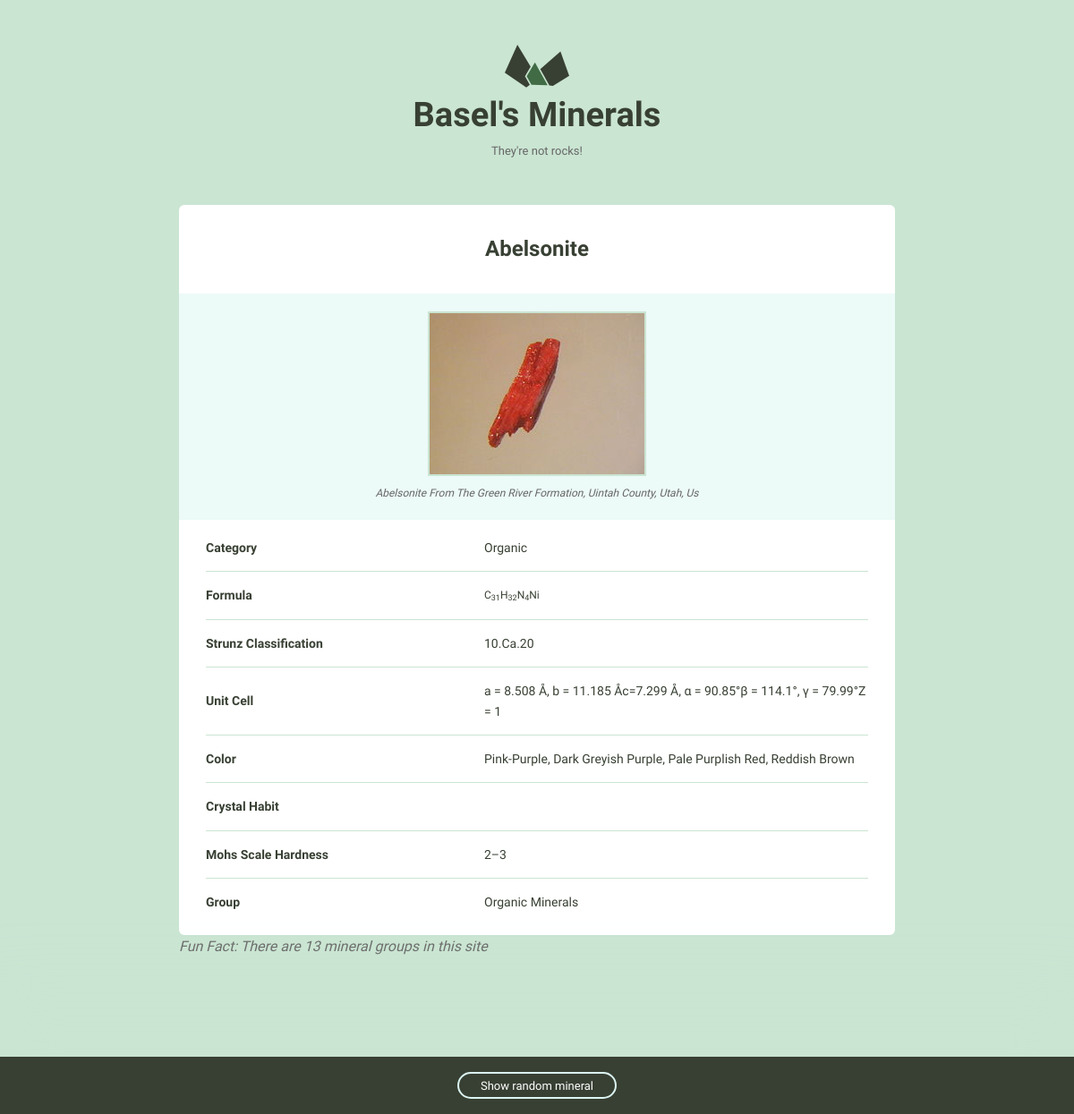
/minerals/1/, run on the app's committed database.
### minerals/models.py (models this page shows, shortened)
class Mineral(models.Model):
    name = models.CharField(max_length=100, unique=True)
    image_filename = models.CharField(max_length=255)
    image_caption = models.CharField(max_length=255)
    category = models.CharField(max_length=255)
    formula = models.CharField(max_length=255)
    strunz_classification = models.CharField(max_length=255)
    crystal_system = models.CharField(max_length=255)
    unit_cell = models.CharField(max_length=255)
    color = models.CharField(max_length=255)
    crystal_symmetry = models.CharField(max_length=255)
    cleavage = models.CharField(max_length=255)
    mohs_scale_hardness = models.CharField(max_length=255)
    luster = models.CharField(max_length=255)
    streak = models.CharField(max_length=255)
    diaphaneity = models.CharField(max_length=255)
    optical_properties = models.CharField(max_length=255)
    refractive_index = models.CharField(max_length=755)
    crystal_habit = models.CharField(max_length=255)
    specific_gravity = models.CharField(max_length=255)
    group = models.CharField(max_length=255)
    class Meta:
        ordering = ['name',]

### minerals/views.py (the view)
# urls.py: url(r'(?P<pk>\d+)/$', views.mineral_detail, name='detail'),
def mineral_detail(request, pk):
    mineral = get_object_or_404(Mineral, pk=pk)
    minerals = Mineral.objects.all()
    random_mineral = random.choice(minerals)
    return render(request, 'minerals/mineral_detail.html', {'mineral': mineral, 'random_mineral': random_mineral})

### minerals/templatetags/mineral_extras.py (called while the page is built)
@register.inclusion_tag('minerals/mineral_group_nav.html')
def nav_group_list():
    groups = []
    minerals = Mineral.objects.all()
    for mineral in minerals:
        if mineral.group not in groups:
            groups.append(mineral.group)
    groups_count = len(groups)
    return {'groups_count':groups_count}

### minerals/templates/minerals/mineral_detail.html (shortened to what this page needs)
{% extends 'layout.html' %}
{% load static %}
{% block content %}
    <div class="grid-100 mineral__container">
      <h1 class="mineral__name">{{ mineral.name|title }}</h1>
      <div class="mineral__image-bg">
        <img class="mineral__image" src="{% static 'images' %}/{{ mineral.name }}.jpg" alt="{{ mineral.name|title }}">
        <p class="mineral__caption">{{ mineral.image_caption|title }}</p>
      </div>
<div class="mineral__table-container">
        <table class="mineral__table">
          <tr>
            <td class="mineral__category">Category</td>
            <td>{{ mineral.category|title }}</td>
          </tr>
          <tr>
            <td class="mineral__category">Formula</td>
            <td class="mineral__formula">{{ mineral.formula|safe }}</td>
          </tr>
          <tr>
            <td class="mineral__category">Strunz Classification</td>
            <td>{{ mineral.strunz_classification|title }}</td>
          </tr>
          <tr>
            <td class="mineral__category">Unit Cell</td>
            <td>{{ mineral.unit_cell }}</td>
          </tr>
          <tr>
            <td class="mineral__category">Color</td>
            <td>{{ mineral.color|title }}</td>
          </tr>
          <tr>
            <td class="mineral__category">Crystal Habit</td>
            <td>{{ mineral.crystal_habit|title }}</td>
          </tr>
          <tr>
            <td class="mineral__category">Mohs Scale Hardness</td>
            <td>{{ mineral.mohs_scale_hardness }}</td>
          </tr>
            <tr>
            <td class="mineral__category">Group</td>
            <td>{{ mineral.group|title }}</td>
          </tr>
        </table>
      </div>
    </div>
{% endblock %}
{% block random_mineral %}
    <div class="minerals__random">
    <a class="minerals__anchor" href="{% url 'minerals:detail' pk=random_mineral.pk  %}">Show random mineral</a>
  </div>
{% endblock %}

### templates/layout.html (shortened to what this page needs)
{% load static from staticfiles %}
{% load mineral_extras %}
<!DOCTYPE html>
<html lang="en">
<head>
  <link rel="stylesheet" href="{% static 'css/global.css' %}">
</head>
<body>
  <div class="bounds">
    <div class="grid-100">
      <a href="/">
        <h1 class="logo__name text-centered">Basel's Minerals</h1>
      </a>
      <p class="logo__text text-centered">They're not rocks!</p>
    </div>
    {% block content %}{% endblock %}
      {% nav_group_list %}
  </div>
  {% block random_mineral %}{% endblock %}
</body>
</html>

### minerals/templates/minerals/mineral_group_nav.html
{% load static from staticfiles %}
<p><i>Fun Fact: There are {{ groups_count}} mineral group{{groups_count|pluralize}} in this site</i> </p>

### assets/css/global.css (style rules this page uses)
html { font-family: sans-serif; -ms-text-size-adjust: 100%; -webkit-text-size-adjust: 100%; }
body { margin: 0; }
a { background-color: transparent; }
h1 { font-size: 2em; margin: 0.67em 0; }
sub { font-size: 75%; line-height: 0; position: relative; vertical-align: baseline; bottom: -0.25em; }
img { border: 0; }
svg:not(:root) { overflow: hidden; }
table { border-collapse: collapse; border-spacing: 0; }
td, th { padding: 0; }
html { font-size: 62.5%; }
body { background-color: #CAE5D2; font-size: 1.5em; line-height: 1.6; font-weight: 400; font-family: "Cousine"; color: #666; }
.bounds { max-width: 800px; margin: 0 auto; padding: 50px 0 150px; overflow: hidden; }
.grid, .grid-5, .grid-10, .grid-15, .grid-20, .grid-25, .grid-30, .grid-33, .grid-35, .grid-40, .grid-45, .grid-50, .grid-55, .grid-60, .grid-65, .grid-66, .grid-70, .grid-75, .grid-80, .grid-90, .grid-95, .grid-100 { float: left; box-sizing: border-box; position: relative; }
.grid-100 { width: 100%; padding: 0 15px; }
h1, h2, h3, h4, h5, h6 { margin-top: 0; margin-bottom: 2rem; font-weight: bold; font-family: "Work Sans", sans-serif; color: #384033; }
h1 { font-size: 3.8rem; }
@media (min-width: 550px) { h1 { font-size: 3.8rem; } }
p { margin-top: 0; font-size: 1.6rem; }
a { color: #689b98; text-decoration: none; -webkit-transition: color 0.2s; -moz-transition: color 0.2s; -ms-transition: color 0.2s; -o-transition: color 0.2s; transition: color 0.2s; }
th, td { padding: 15px; text-align: left; border-bottom: 1px solid #e1e1e1; }
th:first-child, td:first-child { padding-left: 0; }
th:last-child, td:last-child { padding-right: 0; }
table, p, ul { margin-bottom: 2.5rem; }
.text-centered { text-align: center; }
.logo { display: block; fill: #384033; position: relative; margin: 0 auto; width: 72px; }
.logo__name { margin-bottom: 0; }
.logo__text { margin-bottom: 50px; font-size: 13px; }
.minerals__anchor { border: solid 2px #DCF5F2; border-radius: 100px; color: #384033; display: block; font-size: 13px; text-align: center; padding: 8px 0 7px 0; width: 100%; transition: background-color 200ms ease-in-out, font-weight 200ms ease-in-out, color 200ms ease-in-out; }
.minerals__random { background-color: #384033; box-shadow: 0 0 100px 50px #CAE5D2; color: #fff; padding: 20px 0 20px 0; position: fixed; bottom: 0; text-align: center; width: 100%; }
.minerals__random .minerals__anchor { display: inline; color: #fff; padding: 6px 24px 5px 24px; }
.mineral__container { background-color: #fff; border-radius: 6px; list-style: none; padding: 0; text-align: center; }
.mineral__name { display: block; width: 100%; margin: 0; font-size: 24px; padding: 30px 0 30px 0; }
.mineral__image { display: block; margin: 0 auto; border: solid 2px #CAE5D2; }
.mineral__image-bg { background-color: #ecfaf8; padding: 20px 0; }
.mineral__caption { font-size: 12px; font-style: italic; padding: 10px 0 0 0; margin: 0; }
.mineral__table { font-size: 14px; color: #384033; }
.mineral__table td { border-color: #CAE5D2; }
.mineral__table tr:last-of-type td { border-bottom: none; padding-bottom: 0; }
.mineral__table-container { padding: 5px 30px 0; }
.mineral__category { font-weight: bold; width: 40%; }
.mineral__formula { font-size: 12px; }

### data on the page
Mineral: name "Abelsonite", name (picture), image_caption "Abelsonite From The Green River Formation, Uintah County, Utah, Us", category "Organic", formula "C 31 H 32 N 4 Ni", strunz_classification "10.Ca.20", unit_cell "a = 8.508 Å, b = 11.185 Åc=7.299 Å, α = 90.85°β = 114.1°, γ = 79.99°Z = 1", color "Pink-Purple, Dark Greyish Purple, Pale Purplish Red, Reddish Brown", mohs_scale_hardness "2–3", group "Organic Minerals"

### other printed values
{{ groups_count }} "13"
